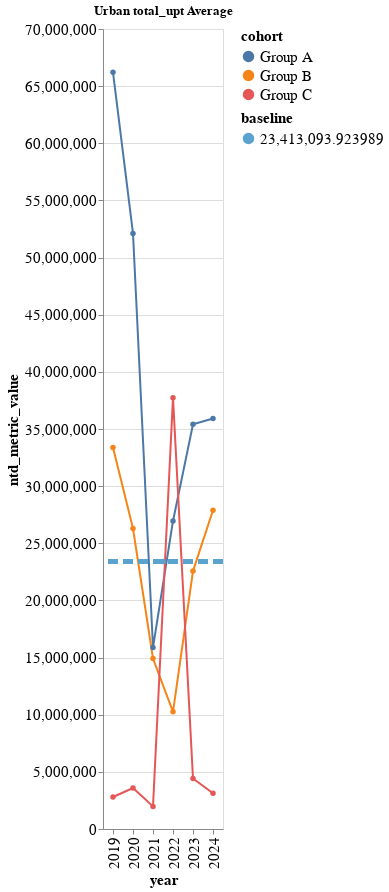
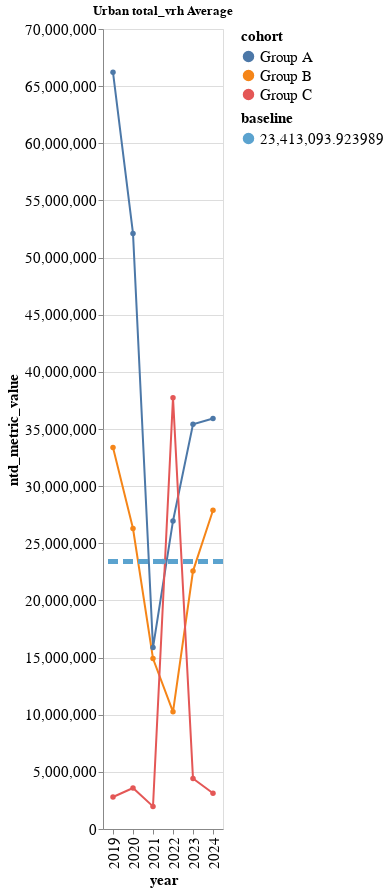
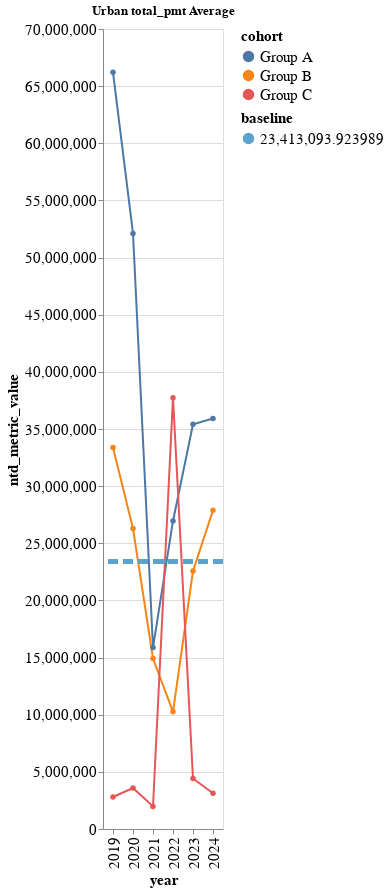

The cell these charts' notebook holds for them, in order:
### Markdown cell above
### Urban

### Code cell
for metric in value_cols:
    print(f"\nAverage {metric} per year")
    yearly_avg = format(melt_farebox[melt_farebox["ntd_metric"]==metric]["ntd_metric_value"].mean(),",.2f")
    make_chart(
        data = melt_farebox_agg,
        y_col = "ntd_metric_value",
        x_col = "year:N",
        title = f"Urban {metric} Average",
        color_col = "cohort"
        
    )

### Figure 1 — Vega-Lite specification as saved in the notebook (floating-point values rounded to 4 significant figures)
{"config": {"view": {"continuousWidth": 300, "continuousHeight": 300}}, "layer": [{"data": {"name": "data-b03778ba5cd62613c741141e09e1750e"}, "mark": {"type": "line", "point": true}, "encoding": {"color": {"field": "cohort", "legend": {"labelFontSize": 15, "titleFontSize": 15}, "type": "nominal"}, "tooltip": [{"field": "ntd_metric_value", "type": "quantitative"}, {"field": "year", "type": "nominal"}, {"field": "cohort", "type": "nominal"}], "x": {"axis": {"labelFontSize": 15, "titleFontSize": 15}, "field": "year", "type": "nominal"}, "y": {"axis": {"labelFontSize": 15, "titleFontSize": 15}, "field": "ntd_metric_value", "title": "ntd_metric_value", "type": "quantitative"}}, "name": "view_73", "title": "Urban total_upt Average"}, {"data": {"name": "data-8e05381d64c5d2211e42fa05c10aa6eb"}, "mark": {"type": "rule", "color": "red", "point": true, "strokeDash": [10, 5], "strokeWidth": 5}, "encoding": {"color": {"field": "baseline", "legend": {"labelFontSize": 15, "title": "baseline", "titleFontSize": 15}, "type": "quantitative"}, "tooltip": [{"field": "baseline", "type": "quantitative"}], "y": {"axis": {"format": ",.0f", "orient": "left"}, "field": "baseline", "type": "quantitative"}}}], "height": 800, "params": [{"name": "param_75", "select": {"type": "interval", "encodings": ["x", "y"]}, "bind": "scales", "views": ["view_73"]}], "resolve": {"scale": {"y": "shared"}}, "width": "container", "$schema": "https://vega.github.io/schema/vega-lite/v5.20.1.json", "datasets": {"data-b03778ba5cd62613c741141e09e1750e": [{"urban_rural": "Urban", "cohort": "Group A", "year": 2019, "ntd_metric_value": 66210000.0}, {"urban_rural": "Urban", "cohort": "Group A", "year": 2020, "ntd_metric_value": 52110000.0}, {"urban_rural": "Urban", "cohort": "Group A", "year": 2021, "ntd_metric_value": 15880000.0}, {"urban_rural": "Urban", "cohort": "Group A", "year": 2022, "ntd_metric_value": 26950000.0}, {"urban_rural": "Urban", "cohort": "Group A", "year": 2023, "ntd_metric_value": 35410000.0}, {"urban_rural": "Urban", "cohort": "Group A", "year": 2024, "ntd_metric_value": 35920000.0}, {"urban_rural": "Urban", "cohort": "Group B", "year": 2019, "ntd_metric_value": 33380000.0}, {"urban_rural": "Urban", "cohort": "Group B", "year": 2020, "ntd_metric_value": 26300000.0}, {"urban_rural": "Urban", "cohort": "Group B", "year": 2021, "ntd_metric_value": 14920000.0}, {"urban_rural": "Urban", "cohort": "Group B", "year": 2022, "ntd_metric_value": 10250000.0}, {"urban_rural": "Urban", "cohort": "Group B", "year": 2023, "ntd_metric_value": 22570000.0}, {"urban_rural": "Urban", "cohort": "Group B", "year": 2024, "ntd_metric_value": 27890000.0}, {"urban_rural": "Urban", "cohort": "Group C", "year": 2019, "ntd_metric_value": 2803000.0}, {"urban_rural": "Urban", "cohort": "Group C", "year": 2020, "ntd_metric_value": 3584000.0}, {"urban_rural": "Urban", "cohort": "Group C", "year": 2021, "ntd_metric_value": 1977000.0}, {"urban_rural": "Urban", "cohort": "Group C", "year": 2022, "ntd_metric_value": 37740000.0}, {"urban_rural": "Urban", "cohort": "Group C", "year": 2023, "ntd_metric_value": 4418000.0}, {"urban_rural": "Urban", "cohort": "Group C", "year": 2024, "ntd_metric_value": 3128000.0}], "data-8e05381d64c5d2211e42fa05c10aa6eb": [{"baseline": 23410000.0}]}}

### Figure 2 — Vega-Lite specification as saved in the notebook (floating-point values rounded to 4 significant figures)
{"config": {"view": {"continuousWidth": 300, "continuousHeight": 300}}, "layer": [{"data": {"name": "data-b03778ba5cd62613c741141e09e1750e"}, "mark": {"type": "line", "point": true}, "encoding": {"color": {"field": "cohort", "legend": {"labelFontSize": 15, "titleFontSize": 15}, "type": "nominal"}, "tooltip": [{"field": "ntd_metric_value", "type": "quantitative"}, {"field": "year", "type": "nominal"}, {"field": "cohort", "type": "nominal"}], "x": {"axis": {"labelFontSize": 15, "titleFontSize": 15}, "field": "year", "type": "nominal"}, "y": {"axis": {"labelFontSize": 15, "titleFontSize": 15}, "field": "ntd_metric_value", "title": "ntd_metric_value", "type": "quantitative"}}, "name": "view_74", "title": "Urban total_vrh Average"}, {"data": {"name": "data-8e05381d64c5d2211e42fa05c10aa6eb"}, "mark": {"type": "rule", "color": "red", "point": true, "strokeDash": [10, 5], "strokeWidth": 5}, "encoding": {"color": {"field": "baseline", "legend": {"labelFontSize": 15, "title": "baseline", "titleFontSize": 15}, "type": "quantitative"}, "tooltip": [{"field": "baseline", "type": "quantitative"}], "y": {"axis": {"format": ",.0f", "orient": "left"}, "field": "baseline", "type": "quantitative"}}}], "height": 800, "params": [{"name": "param_76", "select": {"type": "interval", "encodings": ["x", "y"]}, "bind": "scales", "views": ["view_74"]}], "resolve": {"scale": {"y": "shared"}}, "width": "container", "$schema": "https://vega.github.io/schema/vega-lite/v5.20.1.json", "datasets": {"data-b03778ba5cd62613c741141e09e1750e": [{"urban_rural": "Urban", "cohort": "Group A", "year": 2019, "ntd_metric_value": 66210000.0}, {"urban_rural": "Urban", "cohort": "Group A", "year": 2020, "ntd_metric_value": 52110000.0}, {"urban_rural": "Urban", "cohort": "Group A", "year": 2021, "ntd_metric_value": 15880000.0}, {"urban_rural": "Urban", "cohort": "Group A", "year": 2022, "ntd_metric_value": 26950000.0}, {"urban_rural": "Urban", "cohort": "Group A", "year": 2023, "ntd_metric_value": 35410000.0}, {"urban_rural": "Urban", "cohort": "Group A", "year": 2024, "ntd_metric_value": 35920000.0}, {"urban_rural": "Urban", "cohort": "Group B", "year": 2019, "ntd_metric_value": 33380000.0}, {"urban_rural": "Urban", "cohort": "Group B", "year": 2020, "ntd_metric_value": 26300000.0}, {"urban_rural": "Urban", "cohort": "Group B", "year": 2021, "ntd_metric_value": 14920000.0}, {"urban_rural": "Urban", "cohort": "Group B", "year": 2022, "ntd_metric_value": 10250000.0}, {"urban_rural": "Urban", "cohort": "Group B", "year": 2023, "ntd_metric_value": 22570000.0}, {"urban_rural": "Urban", "cohort": "Group B", "year": 2024, "ntd_metric_value": 27890000.0}, {"urban_rural": "Urban", "cohort": "Group C", "year": 2019, "ntd_metric_value": 2803000.0}, {"urban_rural": "Urban", "cohort": "Group C", "year": 2020, "ntd_metric_value": 3584000.0}, {"urban_rural": "Urban", "cohort": "Group C", "year": 2021, "ntd_metric_value": 1977000.0}, {"urban_rural": "Urban", "cohort": "Group C", "year": 2022, "ntd_metric_value": 37740000.0}, {"urban_rural": "Urban", "cohort": "Group C", "year": 2023, "ntd_metric_value": 4418000.0}, {"urban_rural": "Urban", "cohort": "Group C", "year": 2024, "ntd_metric_value": 3128000.0}], "data-8e05381d64c5d2211e42fa05c10aa6eb": [{"baseline": 23410000.0}]}}

### Figure 3 — Vega-Lite specification as saved in the notebook (floating-point values rounded to 4 significant figures)
{"config": {"view": {"continuousWidth": 300, "continuousHeight": 300}}, "layer": [{"data": {"name": "data-b03778ba5cd62613c741141e09e1750e"}, "mark": {"type": "line", "point": true}, "encoding": {"color": {"field": "cohort", "legend": {"labelFontSize": 15, "titleFontSize": 15}, "type": "nominal"}, "tooltip": [{"field": "ntd_metric_value", "type": "quantitative"}, {"field": "year", "type": "nominal"}, {"field": "cohort", "type": "nominal"}], "x": {"axis": {"labelFontSize": 15, "titleFontSize": 15}, "field": "year", "type": "nominal"}, "y": {"axis": {"labelFontSize": 15, "titleFontSize": 15}, "field": "ntd_metric_value", "title": "ntd_metric_value", "type": "quantitative"}}, "name": "view_75", "title": "Urban total_pmt Average"}, {"data": {"name": "data-8e05381d64c5d2211e42fa05c10aa6eb"}, "mark": {"type": "rule", "color": "red", "point": true, "strokeDash": [10, 5], "strokeWidth": 5}, "encoding": {"color": {"field": "baseline", "legend": {"labelFontSize": 15, "title": "baseline", "titleFontSize": 15}, "type": "quantitative"}, "tooltip": [{"field": "baseline", "type": "quantitative"}], "y": {"axis": {"format": ",.0f", "orient": "left"}, "field": "baseline", "type": "quantitative"}}}], "height": 800, "params": [{"name": "param_77", "select": {"type": "interval", "encodings": ["x", "y"]}, "bind": "scales", "views": ["view_75"]}], "resolve": {"scale": {"y": "shared"}}, "width": "container", "$schema": "https://vega.github.io/schema/vega-lite/v5.20.1.json", "datasets": {"data-b03778ba5cd62613c741141e09e1750e": [{"urban_rural": "Urban", "cohort": "Group A", "year": 2019, "ntd_metric_value": 66210000.0}, {"urban_rural": "Urban", "cohort": "Group A", "year": 2020, "ntd_metric_value": 52110000.0}, {"urban_rural": "Urban", "cohort": "Group A", "year": 2021, "ntd_metric_value": 15880000.0}, {"urban_rural": "Urban", "cohort": "Group A", "year": 2022, "ntd_metric_value": 26950000.0}, {"urban_rural": "Urban", "cohort": "Group A", "year": 2023, "ntd_metric_value": 35410000.0}, {"urban_rural": "Urban", "cohort": "Group A", "year": 2024, "ntd_metric_value": 35920000.0}, {"urban_rural": "Urban", "cohort": "Group B", "year": 2019, "ntd_metric_value": 33380000.0}, {"urban_rural": "Urban", "cohort": "Group B", "year": 2020, "ntd_metric_value": 26300000.0}, {"urban_rural": "Urban", "cohort": "Group B", "year": 2021, "ntd_metric_value": 14920000.0}, {"urban_rural": "Urban", "cohort": "Group B", "year": 2022, "ntd_metric_value": 10250000.0}, {"urban_rural": "Urban", "cohort": "Group B", "year": 2023, "ntd_metric_value": 22570000.0}, {"urban_rural": "Urban", "cohort": "Group B", "year": 2024, "ntd_metric_value": 27890000.0}, {"urban_rural": "Urban", "cohort": "Group C", "year": 2019, "ntd_metric_value": 2803000.0}, {"urban_rural": "Urban", "cohort": "Group C", "year": 2020, "ntd_metric_value": 3584000.0}, {"urban_rural": "Urban", "cohort": "Group C", "year": 2021, "ntd_metric_value": 1977000.0}, {"urban_rural": "Urban", "cohort": "Group C", "year": 2022, "ntd_metric_value": 37740000.0}, {"urban_rural": "Urban", "cohort": "Group C", "year": 2023, "ntd_metric_value": 4418000.0}, {"urban_rural": "Urban", "cohort": "Group C", "year": 2024, "ntd_metric_value": 3128000.0}], "data-8e05381d64c5d2211e42fa05c10aa6eb": [{"baseline": 23410000.0}]}}
